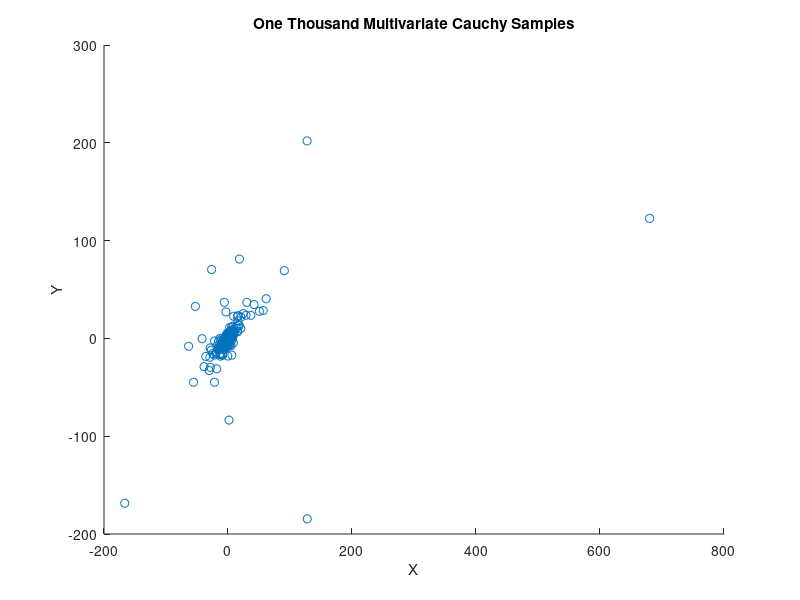
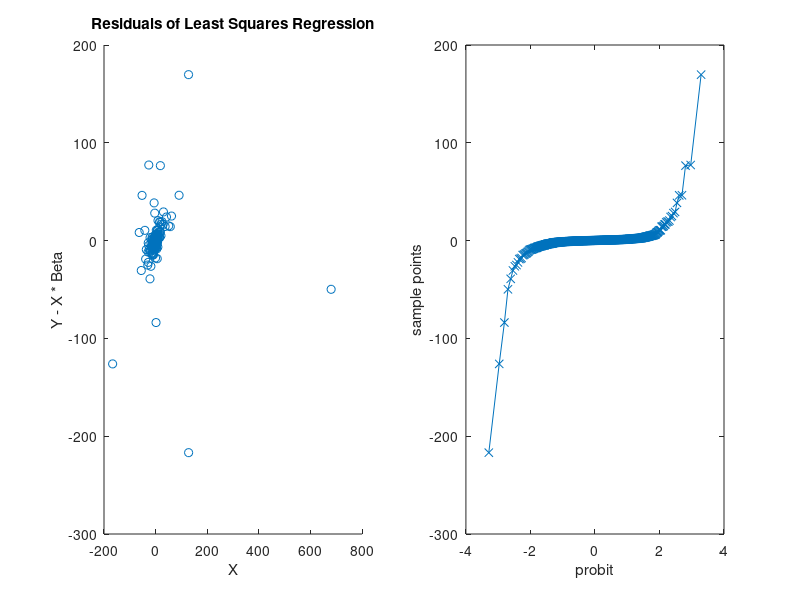

Source code (MATLAB) for these figures, in order:
cauchy_samples = mvtrnd([1 0.8; 0.8 1], 1, 1000);
fig = figure(1);
scatter(cauchy_samples(:, 1), cauchy_samples(:, 2))
title('One Thousand Multivariate Cauchy Samples')
xlabel('X')
ylabel('Y')
saveas(fig, 'CauchySamples.pdf')

fig = figure(2);
X = [ones(1000,1) cauchy_samples(:, 1)];
Y = cauchy_samples(:, 2);
beta = (X'*X)^(-1)*X'*Y;
Yhat = X*beta;
residuals = Y - Yhat;
subplot(1,2,1)
scatter(X(:, 2), residuals)
title('Residuals of Least Squares Regression')
xlabel('X')
ylabel('Y - X * Beta')
subplot(1,2,2)
qqplot(residuals)
saveas(fig, 'ResidualAnalysis.pdf')
